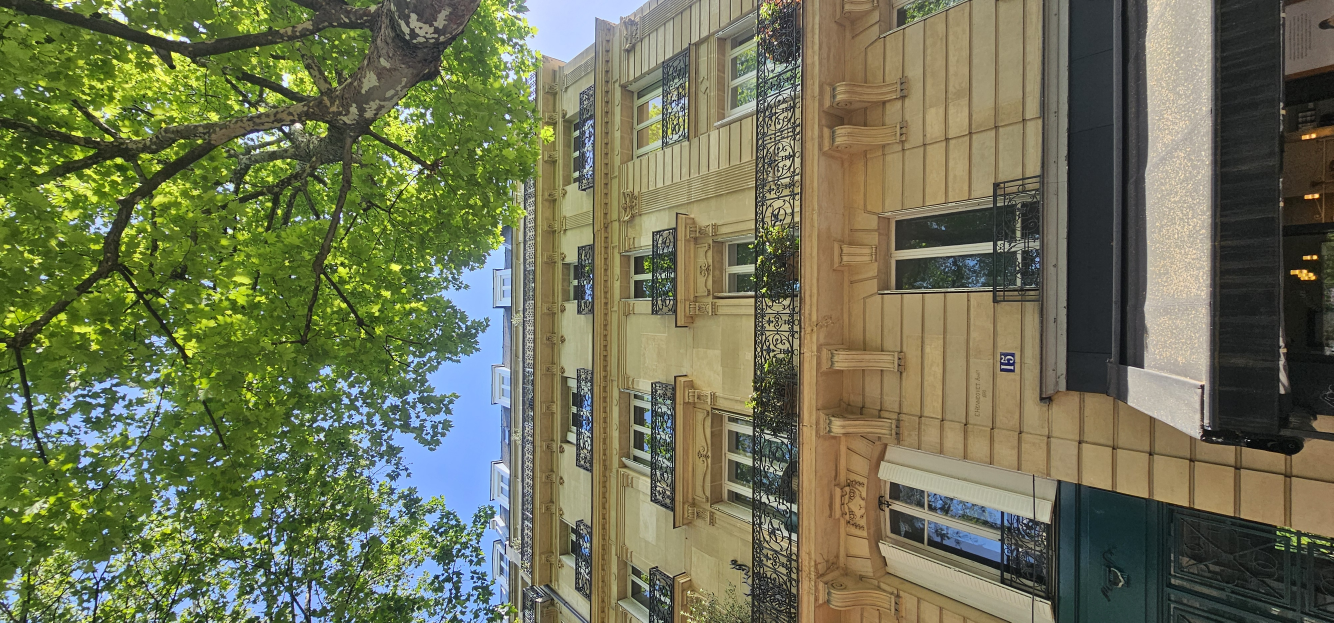
#> input picture assets/photos/immeuble-pierre-de-taille-platanes-15.jpg, 4000 x 1868 px (shown at 1/3 size)
$ python images.py
#> lines starting #> are read from the running program, lines starting #| are printed output that depends on the picture
"""Prépare les images des imprimés (flyers A5, pochettes A4) pour l'impression.

Sorties dans imprimes/sources/ (non versionné) :
- dessins au trait (XDoG) tirés des photos de façade, encre de la marque sur blanc ;
- photos redressées (orientation EXIF) et recadrées, en JPEG qualité 90 ;
- QR code de l'estimation en ligne (lien court suivi /l/flyer), en SVG.

Usage : python3 scripts/imprimes/images.py
Dépendances : opencv-python-headless, pillow, qrcode.
"""
from pathlib import Path

import cv2
import numpy as np
import qrcode
import qrcode.image.svg
from PIL import Image, ImageOps

RACINE = Path(__file__).resolve().parents[2]
SORTIE = RACINE / "imprimes" / "sources"
ENCRE_BGR = np.array([28, 31, 31], np.float32)  # #1f1f1c


def redresser(chemin: Path) -> np.ndarray:
    """Photo en niveaux de gris, orientation EXIF appliquée."""
    image = ImageOps.exif_transpose(Image.open(chemin)).convert("L")
    return np.asarray(image, np.float32) / 255


def dessin(source: str, sortie: str, sigma: float = 1.3, seuil: float = 0.98) -> None:
    """Différence de gaussiennes étendue : un trait d'encre, le reste blanc."""
    gris = redresser(RACINE / source)
    gris = cv2.bilateralFilter(gris, 9, 0.08, 6)
    g1 = cv2.GaussianBlur(gris, (0, 0), sigma)
    g2 = cv2.GaussianBlur(gris, (0, 0), sigma * 1.6)
    d = g1 - seuil * g2
    trait = np.clip(np.where(d >= 0, 1.0, 1.0 + np.tanh(60.0 * d)), 0, 1)
    rgb = (trait[..., None] * (255 - ENCRE_BGR) + ENCRE_BGR).astype(np.uint8)
    cv2.imwrite(str(SORTIE / sortie), rgb, [cv2.IMWRITE_JPEG_QUALITY, 92])


def photo(source: str, sortie: str, cadre: tuple[float, float, float, float] | None = None, largeur: int = 0) -> None:
    """Copie redressée ; cadre en fractions (gauche, haut, droite, bas), largeur maximale en pixels."""
#> called with sortie = 'photo-platanes.jpg', cadre = (0, 0.05, 1, 0.86), largeur = 0
    image = ImageOps.exif_transpose(Image.open(RACINE / source)).convert("RGB")
    if cadre:
        l, h = image.size
#> l = 1868; h = 4000
        image = image.crop((int(cadre[0] * l), int(cadre[1] * h), int(cadre[2] * l), int(cadre[3] * h)))
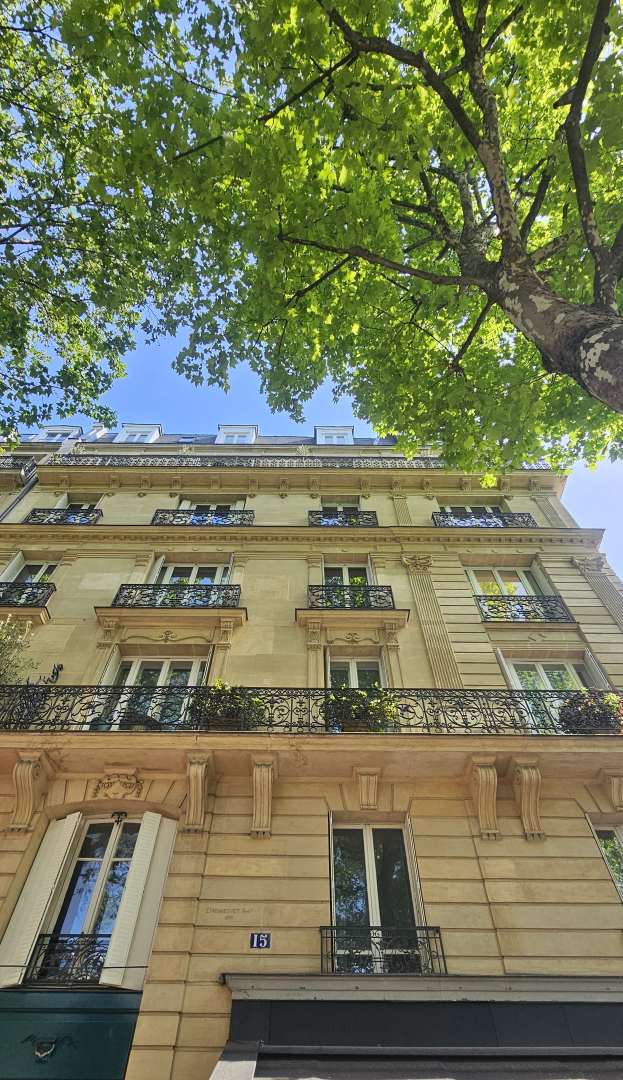
#> image: PIL image 1868x3240 RGB (shown at 1/3 size); mean R, G, B 115.2, 119.5, 87.6
#> call 2 of photo, with sortie = 'photo-facade-9e.jpg', cadre = (0, 0.3, 1, 1), largeur = 0
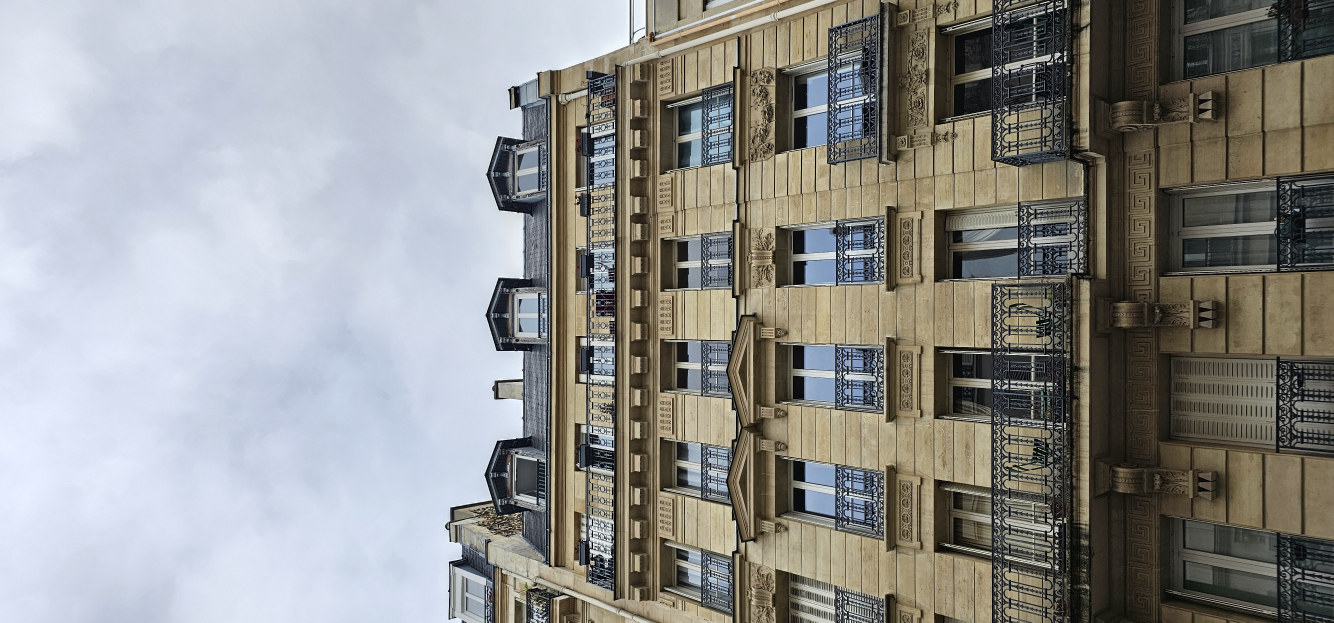
#> input picture assets/photos/facade-pierre-de-taille-balcons-9e.jpg, 4000 x 1868 px (shown at 1/3 size)
#> in photo (call 2), `image = ImageOps.exif_transpose(Image.open(RACINE / source)).convert("..`:
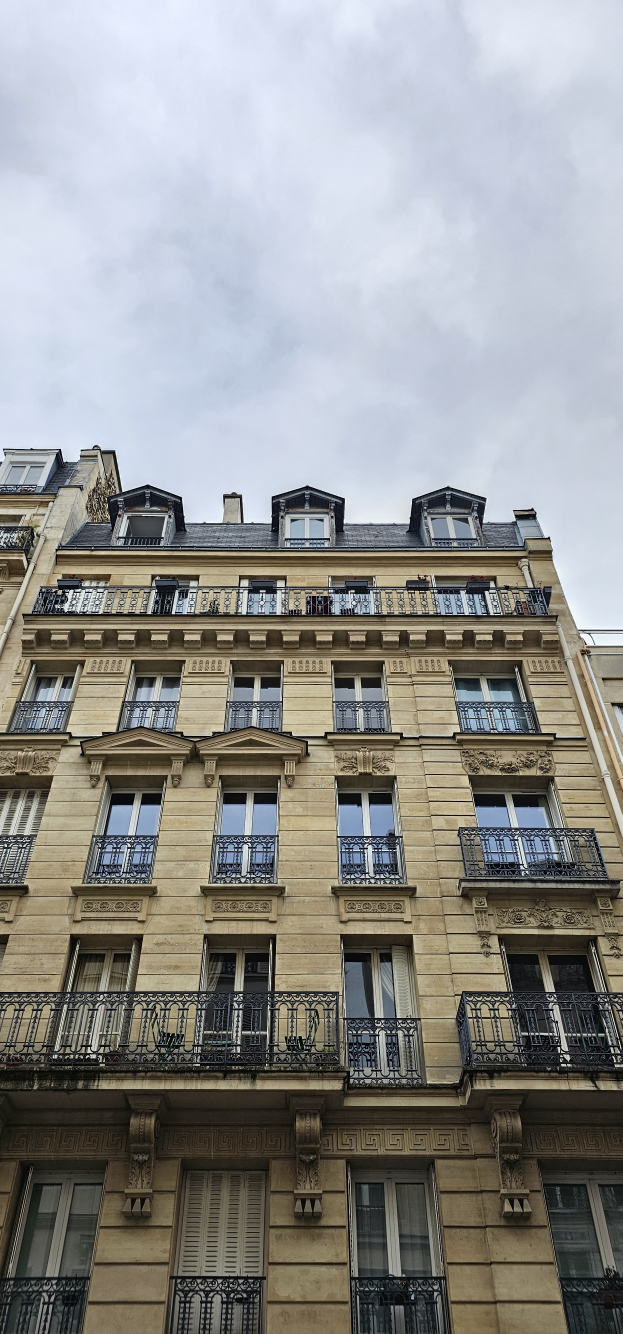
#> image: PIL image 1868x4000 RGB (shown at 1/3 size); mean R, G, B 143.6, 143.7, 141.7
#> in photo (call 2), `image = image.crop((int(cadre[0] * l), int(cadre[1] * h), int(cadre[2]..`:
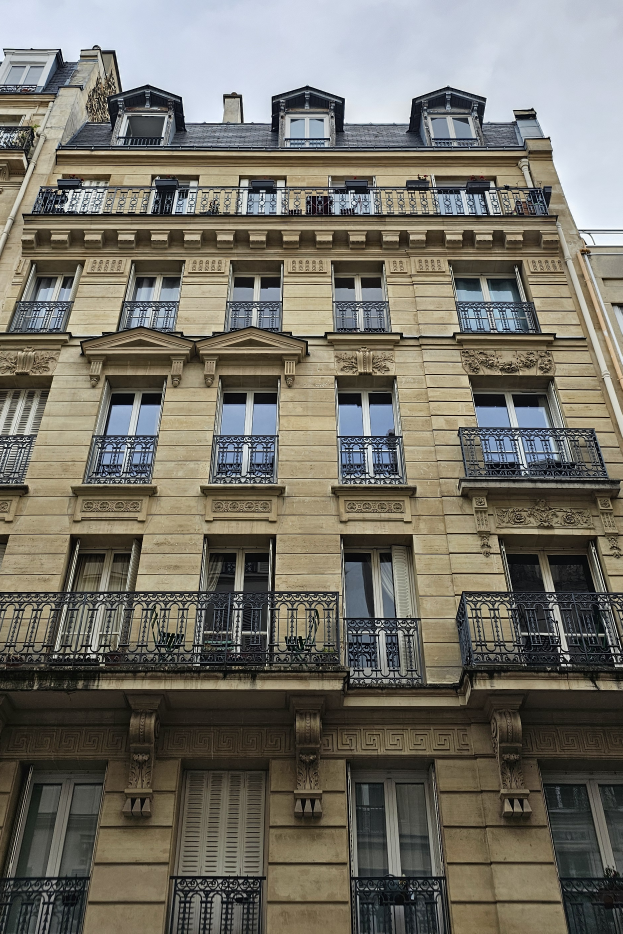
#> image: PIL image 1868x2800 RGB (shown at 1/3 size); mean R, G, B 115.9, 112.6, 102.9
#> call 3 of photo, with source = 'assets/photos/square-anvers-trudaine.jpg', sortie = 'photo-anvers.jpg', cadre = (0.22, 0.16, 0.76, 0.86), largeur = 2600
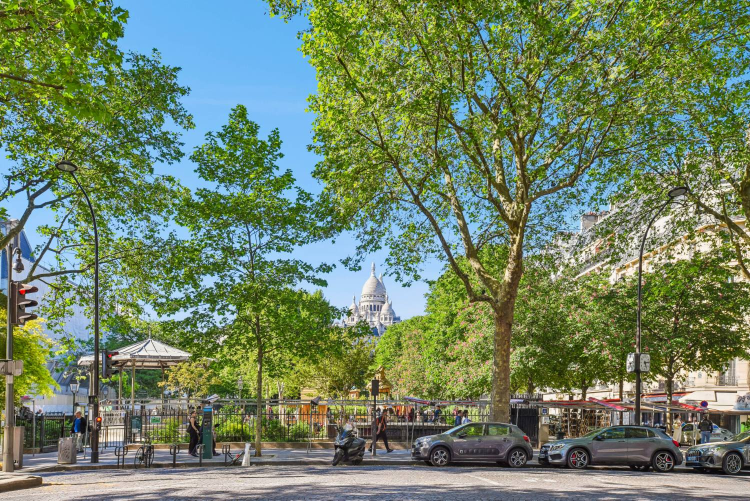
#> input picture assets/photos/square-anvers-trudaine.jpg, 1500 x 1001 px (shown at 1/2 size)
#> in photo, image is the input picture: PIL image 1500x1001 RGB; mean R, G, B 112.2, 130.9, 101.6
#> in photo (call 3), `image = image.crop((int(cadre[0] * l), int(cadre[1] * h), int(cadre[2]..`:
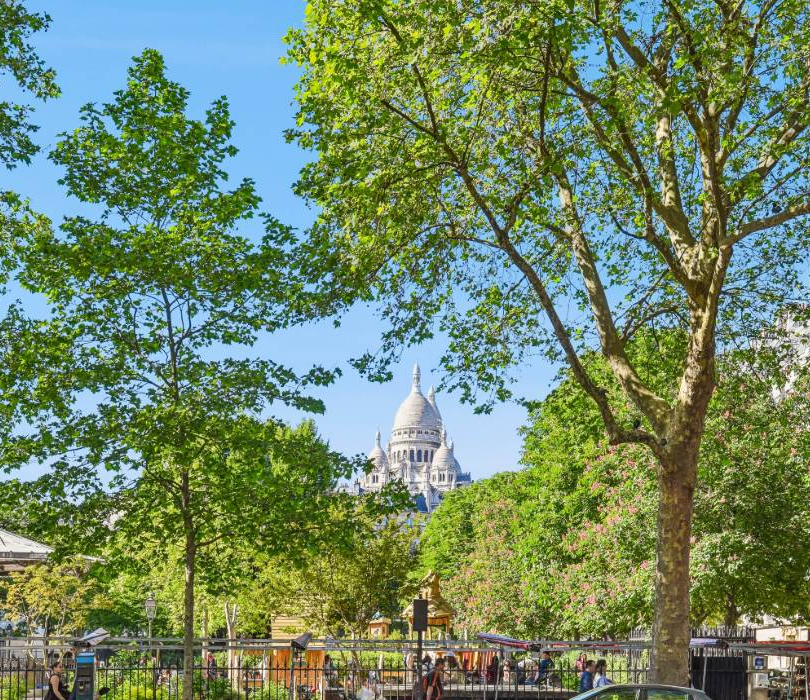
#> image: PIL image 810x700 RGB; mean R, G, B 112.3, 135, 102.5
#> call 4 of photo, with sortie = 'portrait.jpg', largeur = 0
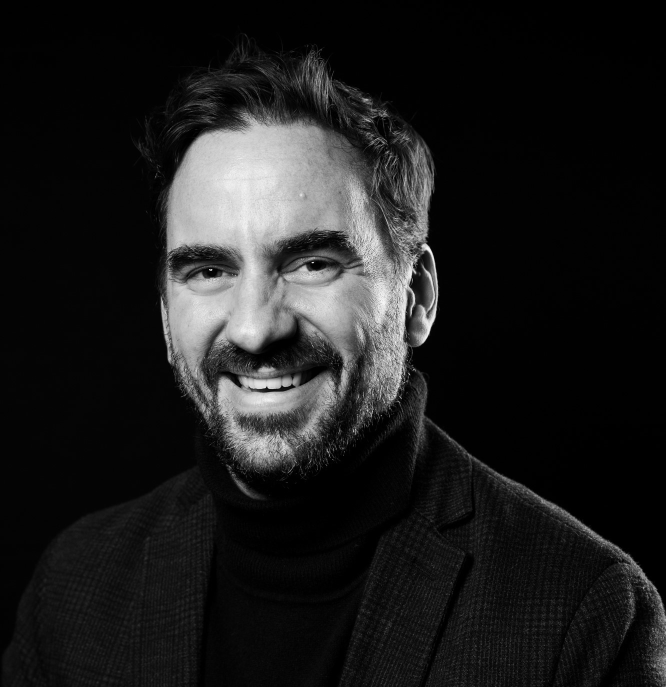
#> input picture assets/photos/samy-santamarina-portrait.jpg, 1331 x 1374 px (shown at 1/2 size)
#> in photo, image is the input picture: PIL image 1331x1374 RGB; min 0, max 255, mean 29.2
    if largeur and image.width > largeur:
        image = image.resize((largeur, round(image.height * largeur / image.width)), Image.LANCZOS)
    image.save(SORTIE / sortie, quality=90, subsampling=0)


def qr(adresse: str, sortie: str) -> None:
    code = qrcode.QRCode(error_correction=qrcode.constants.ERROR_CORRECT_M, border=0)
    code.add_data(adresse)
#> (the run stopped early here; a loop or call above may not have finished)
